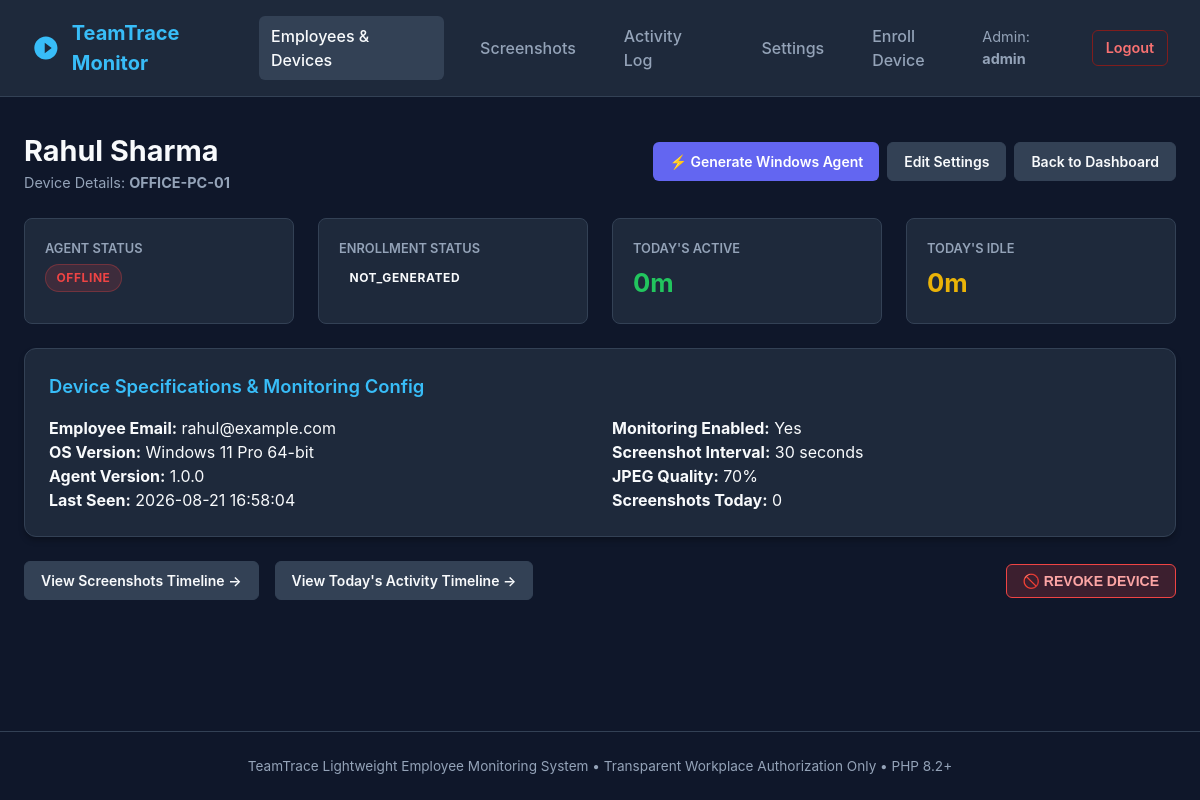
The page /admin/device.php?id=1 (signed in) on the database its author committed.
### tables this page shows
CREATE TABLE IF NOT EXISTS devices (
    id INT AUTO_INCREMENT PRIMARY KEY,
    employee_id INT NOT NULL,
    device_name VARCHAR(100) NOT NULL,
    device_token_hash VARCHAR(64) NULL UNIQUE,
    enrollment_token VARCHAR(64) NULL UNIQUE,
    operating_system VARCHAR(100) DEFAULT NULL,
    agent_version VARCHAR(50) DEFAULT NULL,
    status ENUM('active', 'revoked') NOT NULL DEFAULT 'active',
    package_status ENUM('not_generated', 'generated', 'downloaded', 'enrolled') NOT NULL DEFAULT 'not_generated',
    last_seen_at DATETIME DEFAULT NULL,
    created_at DATETIME NOT NULL DEFAULT CURRENT_TIMESTAMP,
    updated_at DATETIME NOT NULL DEFAULT CURRENT_TIMESTAMP ON UPDATE CURRENT_TIMESTAMP,
    FOREIGN KEY (employee_id) REFERENCES employees(id) ON DELETE CASCADE,
    INDEX idx_devices_last_seen (last_seen_at)
);

CREATE TABLE IF NOT EXISTS employees (
    id INT AUTO_INCREMENT PRIMARY KEY,
    name VARCHAR(100) NOT NULL,
    email VARCHAR(100) NOT NULL UNIQUE,
    status ENUM('active', 'inactive') NOT NULL DEFAULT 'active',
    created_at DATETIME NOT NULL DEFAULT CURRENT_TIMESTAMP,
    updated_at DATETIME NOT NULL DEFAULT CURRENT_TIMESTAMP ON UPDATE CURRENT_TIMESTAMP
);

CREATE TABLE IF NOT EXISTS monitor_settings (
    id INT AUTO_INCREMENT PRIMARY KEY,
    device_id INT NOT NULL UNIQUE,
    monitoring_enabled TINYINT(1) NOT NULL DEFAULT 1,
    screenshot_enabled TINYINT(1) NOT NULL DEFAULT 1,
    screenshot_interval_seconds INT NOT NULL DEFAULT 30,
    screenshot_quality INT NOT NULL DEFAULT 70,
    screenshot_width INT NOT NULL DEFAULT 0,  
    screenshot_height INT NOT NULL DEFAULT 0,  
    idle_threshold_seconds INT NOT NULL DEFAULT 120,
    updated_at DATETIME NOT NULL DEFAULT CURRENT_TIMESTAMP ON UPDATE CURRENT_TIMESTAMP,
    FOREIGN KEY (device_id) REFERENCES devices(id) ON DELETE CASCADE
);

### admin/device.php (the view, shortened to what this page needs)
<?php
require_once __DIR__ . '/header.php';
$deviceId = (int)($_GET['id'] ?? 0);
$db = getDbConnection();
$stmt = $db->prepare("
    SELECT d.*, e.name as employee_name, e.email as employee_email,
           ms.screenshot_interval_seconds, ms.screenshot_quality, ms.screenshot_width, ms.screenshot_height, ms.idle_threshold_seconds, ms.monitoring_enabled, ms.screenshot_enabled
    FROM devices d
    JOIN employees e ON d.employee_id = e.id
    LEFT JOIN monitor_settings ms ON ms.device_id = d.id
    WHERE d.id = :id
");
$stmt->execute([':id' => $deviceId]);
$device = $stmt->fetch();
$statStmt = $db->prepare("
    SELECT
        SUM(CASE WHEN activity_status = 'ACTIVE' THEN 30 ELSE 0 END) as active_sec,
        SUM(CASE WHEN activity_status = 'IDLE' THEN 30 ELSE 0 END) as idle_sec
    FROM activity
    WHERE device_id = :id AND DATE(captured_at) = CURDATE()
");
$statStmt->execute([':id' => $deviceId]);
$todayStats = $statStmt->fetch();
$shotCountStmt = $db->prepare("SELECT COUNT(*) FROM screenshots WHERE device_id = :id AND DATE(captured_at) = CURDATE()");
$shotCountStmt->execute([':id' => $deviceId]);
$screenshotsToday = $shotCountStmt->fetchColumn();
$onlineBadge = '<span class="badge badge-offline">OFFLINE</span>';
function formatSecs($seconds) {
    if (!$seconds || $seconds <= 0) return '0m';
    $hours = floor($seconds / 3600);
    $minutes = floor(($seconds % 3600) / 60);
    return $hours > 0 ? "{$hours}h {$minutes}m" : "{$minutes}m";
}
?>
<div style="display:flex; justify-content:space-between; align-items:center; margin-bottom:1.5rem;">
    <div>
        <h1 style="font-size:1.8rem; font-weight:700;"><?= htmlspecialchars($device['employee_name']) ?></h1>
        <p style="color:var(--text-muted); font-size:0.9rem;">Device Details: <strong><?= htmlspecialchars($device['device_name']) ?></strong></p>
    </div>
    <div style="display:flex; gap:0.5rem;">
        <a href="generate_agent.php?device_id=<?= $device['id'] ?>" class="btn btn-primary">⚡ Generate Windows Agent</a>
        <a href="settings.php?device_id=<?= $device['id'] ?>" class="btn btn-secondary">Edit Settings</a>
        <a href="index.php" class="btn btn-secondary">Back to Dashboard</a>
    </div>
</div>
<div class="grid-4" style="margin-bottom:1.5rem;">
    <div class="stat-box">
        <div class="stat-label">Agent Status</div>
        <div style="margin-top:0.4rem;"><?= $onlineBadge ?></div>
    </div>
    <div class="stat-box">
        <div class="stat-label">Enrollment Status</div>
        <div style="margin-top:0.4rem;">
            <span class="badge badge-<?= $device['package_status'] === 'enrolled' ? 'success' : ($device['package_status'] === 'generated' || $device['package_status'] === 'downloaded' ? 'warning' : 'secondary') ?>">
                <?= strtoupper($device['package_status'] ?: 'NOT GENERATED') ?>
            </span>
        </div>
    </div>
    <div class="stat-box">
        <div class="stat-label">Today's Active</div>
        <div class="stat-value" style="color:var(--status-active)"><?= formatSecs($todayStats['active_sec']) ?></div>
    </div>
    <div class="stat-box">
        <div class="stat-label">Today's Idle</div>
        <div class="stat-value" style="color:var(--status-idle)"><?= formatSecs($todayStats['idle_sec']) ?></div>
    </div>
</div>
<div class="card" style="margin-bottom:1.5rem;">
    <div class="card-title">Device Specifications & Monitoring Config</div>
    <div class="grid-2">
        <div>
            <p><strong>Employee Email:</strong> <?= htmlspecialchars($device['employee_email']) ?></p>
            <p><strong>OS Version:</strong> <?= htmlspecialchars($device['operating_system'] ?: 'Unknown') ?></p>
            <p><strong>Agent Version:</strong> <?= htmlspecialchars($device['agent_version'] ?: '1.0.0') ?></p>
            <p><strong>Last Seen:</strong> <?= $device['last_seen_at'] ? date('Y-m-d H:i:s', strtotime($device['last_seen_at'])) : 'Never' ?></p>
        </div>
        <div>
            <p><strong>Monitoring Enabled:</strong> <?= $device['monitoring_enabled'] ? 'Yes' : 'No' ?></p>
            <p><strong>Screenshot Interval:</strong> <?= (int)$device['screenshot_interval_seconds'] ?> seconds</p>
            <p><strong>JPEG Quality:</strong> <?= (int)$device['screenshot_quality'] ?>%</p>
            <p><strong>Screenshots Today:</strong> <?= (int)$screenshotsToday ?></p>
        </div>
    </div>
</div>
<div style="display:flex; justify-content:space-between; align-items:center; margin-top:1rem;">
    <div style="display:flex; gap:1rem;">
        <a href="screenshots.php?device_id=<?= $device['id'] ?>" class="btn btn-secondary">View Screenshots Timeline &rarr;</a>
        <a href="activity.php?device_id=<?= $device['id'] ?>" class="btn btn-secondary">View Today's Activity Timeline &rarr;</a>
    </div>
    <?php if (($device['status'] ?? 'active') === 'active'): ?>
        <form method="POST" action="revoke.php" onsubmit="return confirm('Are you sure you want to revoke this device? It will immediately cut off API access for this agent.');">
            <button type="submit" class="btn" style="background:rgba(239, 68, 68, 0.2); color:#fca5a5; border:1px solid #ef4444; padding:0.5rem 1rem; border-radius:6px; font-weight:600; cursor:pointer;">
                🚫 REVOKE DEVICE
            </button>
        </form>
    <?php else: ?>
        <a href="generate_agent.php?device_id=<?= $device['id'] ?>" class="btn btn-primary">
            ↺ GENERATE NEW WINDOWS AGENT
        </a>
    <?php endif; ?>
</div>
<?php require_once __DIR__ . '/footer.php'; ?>

### admin/assets/style.css (style rules this page uses)
:root { --bg-primary: #0f172a; --bg-secondary: #1e293b; --bg-card: #1e293b; --bg-hover: #334155; --text-primary: #f8fafc; --text-muted: #94a3b8; --accent-blue: #38bdf8; --accent-indigo: #6366f1; --status-active: #22c55e; --status-idle: #eab308; --status-offline: #ef4444; --border-color: #334155; --font-family: 'Inter', -apple-system, BlinkMacSystemFont, "Segoe UI", Roboto, sans-serif; }
* { box-sizing: border-box; margin: 0; padding: 0; }
body { background-color: var(--bg-primary); color: var(--text-primary); font-family: var(--font-family); line-height: 1.5; min-height: 100vh; display: flex; flex-direction: column; }
.card { background-color: var(--bg-card); border: 1px solid var(--border-color); border-radius: 12px; padding: 1.5rem; margin-bottom: 1.5rem; box-shadow: 0 4px 6px -1px rgba(0, 0, 0, 0.3); }
.card-title { font-size: 1.15rem; font-weight: 600; margin-bottom: 1rem; display: flex; justify-content: space-between; align-items: center; color: var(--accent-blue); }
.badge { padding: 0.25rem 0.65rem; border-radius: 9999px; font-size: 0.75rem; font-weight: 700; text-transform: uppercase; letter-spacing: 0.05em; display: inline-block; }
.badge-offline { background-color: rgba(239, 68, 68, 0.15); color: var(--status-offline); border: 1px solid rgba(239, 68, 68, 0.3); }
.btn { display: inline-flex; align-items: center; gap: 0.5rem; padding: 0.5rem 1rem; border-radius: 6px; font-size: 0.875rem; font-weight: 600; cursor: pointer; border: none; text-decoration: none; transition: all 0.2s; }
.btn-primary { background-color: var(--accent-indigo); color: #fff; }
.btn-secondary { background-color: var(--bg-hover); color: var(--text-primary); border: 1px solid var(--border-color); }
.grid-2 { display: grid; grid-template-columns: repeat(auto-fit, minmax(320px, 1fr)); gap: 1.5rem; }
.grid-4 { display: grid; grid-template-columns: repeat(auto-fit, minmax(220px, 1fr)); gap: 1.5rem; }
.stat-box { background-color: var(--bg-secondary); border-radius: 8px; padding: 1.25rem; border: 1px solid var(--border-color); }
.stat-label { font-size: 0.8rem; color: var(--text-muted); text-transform: uppercase; font-weight: 600; margin-bottom: 0.4rem; }
.stat-value { font-size: 1.6rem; font-weight: 700; color: #fff; }

### rows shown on the page
devices: employee.name "Rahul Sharma", device_name "OFFICE-PC-01", package_status "NOT_GENERATED", employee.email "rahul@example.com", operating_system "Windows 11 Pro 64-bit", agent_version "1.0.0", last_seen_at "2026-08-21 16:58:04", monitor_settings.screenshot_interval_seconds "30", monitor_settings.screenshot_quality "70"

### other values the page prints
$_SESSION['admin_username'] "admin"
formatSecs($todayStats['active_sec']) "0m"
formatSecs($todayStats['idle_sec']) "0m"
$screenshotsToday "0"
